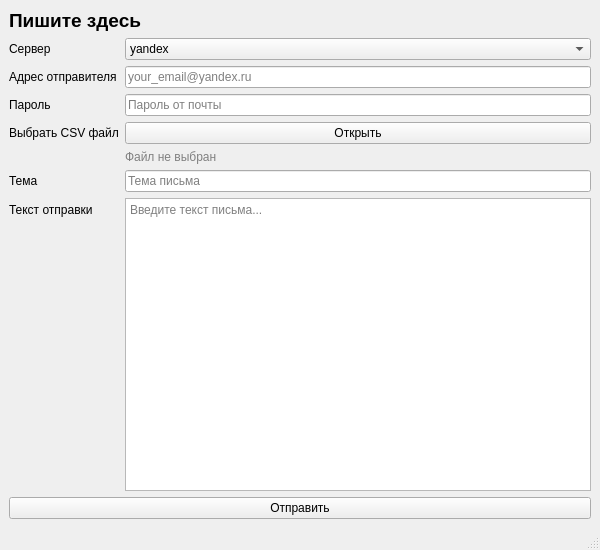
<?xml version="1.0" encoding="UTF-8"?>
<ui version="4.0">
 <class>MainWindow</class>
 <widget class="QMainWindow" name="MainWindow">
  <property name="geometry">
   <rect>
    <x>0</x>
    <y>0</y>
    <width>600</width>
    <height>550</height>
   </rect>
  </property>
  <property name="windowTitle">
   <string>Массовая отправка Email</string>
  </property>
  <widget class="QWidget" name="centralwidget">
   <layout class="QVBoxLayout" name="verticalLayout">
    <item>
     <widget class="QLabel" name="header_label">
      <property name="text">
       <string>Пишите здесь</string>
      </property>
      <property name="font">
       <font>
        <pointsize>14</pointsize>
        <weight>75</weight>
        <bold>true</bold>
       </font>
      </property>
     </widget>
    </item>
    <item>
     <layout class="QFormLayout" name="formLayout">
      <item row="0" column="0">
       <widget class="QLabel" name="label_server">
        <property name="text">
         <string>Сервер</string>
        </property>
       </widget>
      </item>
      <item row="0" column="1">
       <widget class="QComboBox" name="comboBox">
        <item>
         <property name="text">
          <string>yandex</string>
         </property>
        </item>
        <item>
         <property name="text">
          <string>mail</string>
         </property>
        </item>
        <item>
         <property name="text">
          <string>gmail</string>
         </property>
        </item>
       </widget>
      </item>
      <item row="1" column="0">
       <widget class="QLabel" name="label_from">
        <property name="text">
         <string>Адрес отправителя</string>
        </property>
       </widget>
      </item>
      <item row="1" column="1">
       <widget class="QLineEdit" name="addr_from">
        <property name="placeholderText">
         <string>your_email@yandex.ru</string>
        </property>
       </widget>
      </item>
      <item row="2" column="0">
       <widget class="QLabel" name="label_password">
        <property name="text">
         <string>Пароль</string>
        </property>
       </widget>
      </item>
      <item row="2" column="1">
       <widget class="QLineEdit" name="password">
        <property name="echoMode">
         <enum>QLineEdit::Password</enum>
        </property>
        <property name="placeholderText">
         <string>Пароль от почты</string>
        </property>
       </widget>
      </item>
      <item row="3" column="0">
       <widget class="QLabel" name="label_csv">
        <property name="text">
         <string>Выбрать CSV файл</string>
        </property>
       </widget>
      </item>
      <item row="3" column="1">
       <widget class="QPushButton" name="open_file">
        <property name="text">
         <string>Открыть</string>
        </property>
       </widget>
      </item>
      <item row="4" column="0">
       <spacer name="spacer_csv">
        <property name="orientation">
         <enum>Qt::Horizontal</enum>
        </property>
       </spacer>
      </item>
      <item row="4" column="1">
       <widget class="QLabel" name="label_4">
        <property name="text">
         <string>Файл не выбран</string>
        </property>
        <property name="styleSheet">
         <string>color: gray;</string>
        </property>
       </widget>
      </item>
      <item row="5" column="0">
       <widget class="QLabel" name="label_subj">
        <property name="text">
         <string>Тема</string>
        </property>
       </widget>
      </item>
      <item row="5" column="1">
       <widget class="QLineEdit" name="msg_subj">
        <property name="placeholderText">
         <string>Тема письма</string>
        </property>
       </widget>
      </item>
      <item row="6" column="0">
       <widget class="QLabel" name="label_text">
        <property name="text">
         <string>Текст отправки</string>
        </property>
       </widget>
      </item>
      <item row="6" column="1">
       <widget class="QTextEdit" name="msg_text">
        <property name="placeholderText">
         <string>Введите текст письма...</string>
        </property>
       </widget>
      </item>
     </layout>
    </item>
    <item>
     <widget class="QPushButton" name="sendmail">
      <property name="text">
       <string>Отправить</string>
      </property>
     </widget>
    </item>
   </layout>
  </widget>
  <widget class="QMenuBar" name="menubar">
   <property name="geometry">
    <rect>
     <x>0</x>
     <y>0</y>
     <width>600</width>
     <height>22</height>
    </rect>
   </property>
  </widget>
  <widget class="QStatusBar" name="statusbar"/>
 </widget>
 <resources/>
 <connections/>
</ui>
